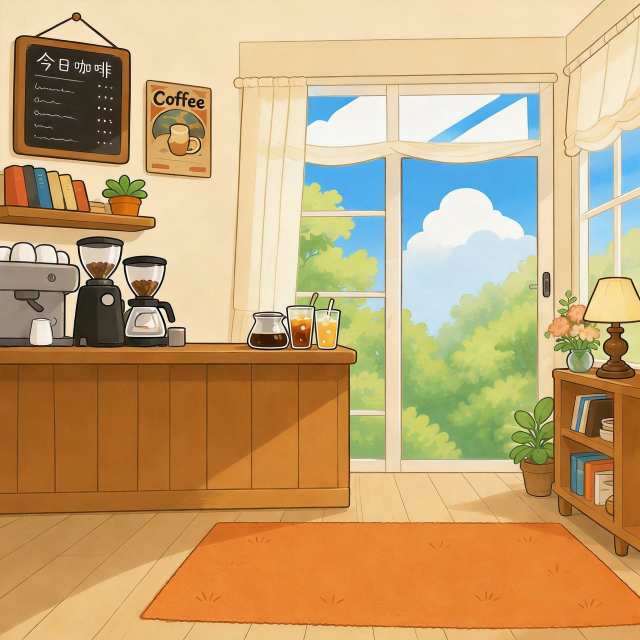
#> input picture art-export/cafe/room-bg.jpg, 1280 x 1280 px, found by its file name (shown at 1/2 size)
$ python compose_cafe.py
#> lines starting #> are read from the running program, lines starting #| are printed output that depends on the picture
"""用干净空房间(5840)合成 9:16 猫咖背景，按参考图布局烘焙家具/吊扇/风铃/咖啡师。
猫保持为运行时图层，不烘焙。分两阶段：先把方形空房扩成 9:16（顶部补天花、底部补地板），
再在其上贴道具。坐标比例化，便于反复微调。预览输出 tools/_cafe_test.jpg。
"""
import os
from PIL import Image

ROOM = "art-export/cafe/room-bg.jpg"
ART = "art-export/props"
OUT = "miniprogram/assets/cafe.jpg"
W, H = 1080, 1920

# 1) 空房间放进 9:16 画布
room = Image.open(ROOM).convert("RGBA").resize((W, W), Image.LANCZOS)
ROOM_TOP = 240  # 房间顶部在画布的位置；上方补天花，下方补地板
canvas = Image.new("RGBA", (W, H))
#> canvas: PIL image 1080x1920 RGBA; every value is 0

# 顶部天花：取房间顶部平均色填充
top_strip = room.crop((0, 0, W, 12)).resize((W, ROOM_TOP), Image.LANCZOS)
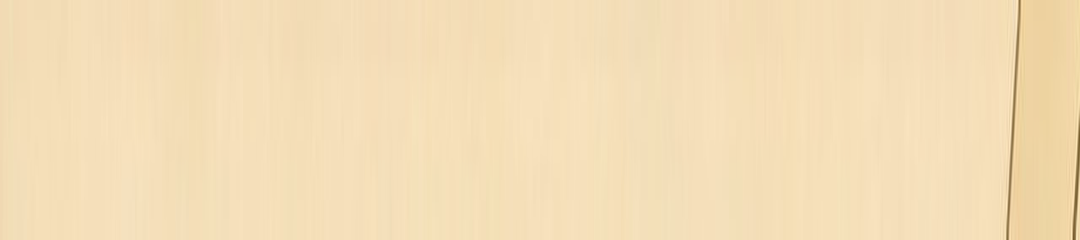
#> top_strip: PIL image 1080x240 RGBA; mean R, G, B, A 243.8, 221.6, 182.8, 255
canvas.alpha_composite(top_strip, (0, 0))
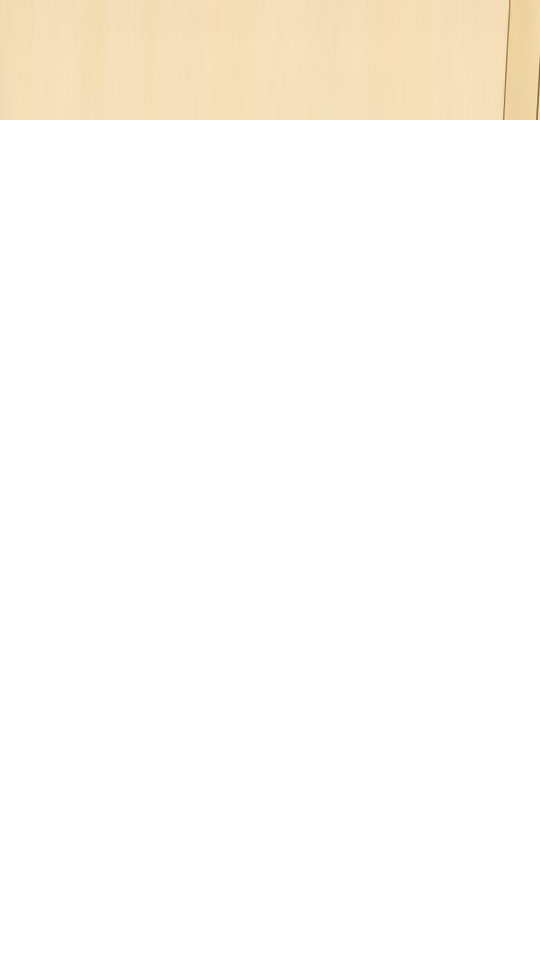
#> canvas: PIL image 1080x1920 RGBA (shown at 1/2 size); mean R, G, B, A 30.5, 27.7, 22.9, 31.9; transparent parts drawn white
canvas.alpha_composite(room, (0, ROOM_TOP))
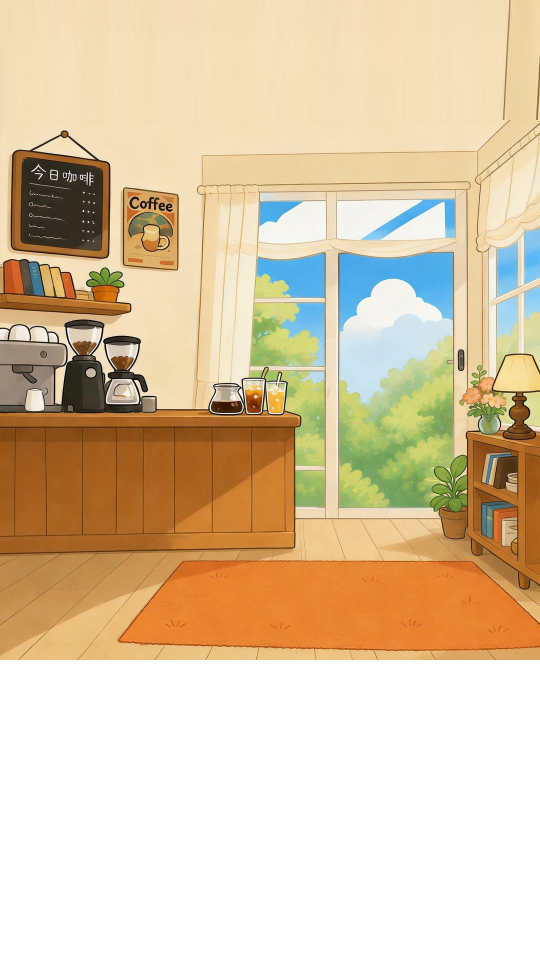
#> canvas: PIL image 1080x1920 RGBA (shown at 1/2 size); mean R, G, B, A 140.6, 120.3, 88.9, 175.3; transparent parts drawn white
# 底部地板：取一整块干净木地板拉伸向下（无地毯、无重复缝）
floor_y = ROOM_TOP + W
wood = room.crop((0, int(W * 0.82), int(W * 0.23), int(W * 0.99)))
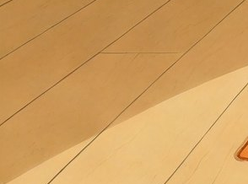
#> wood: PIL image 248x184 RGBA; mean R, G, B, A 208.6, 158.9, 94.3, 255
wood = wood.resize((W, H - floor_y), Image.LANCZOS)
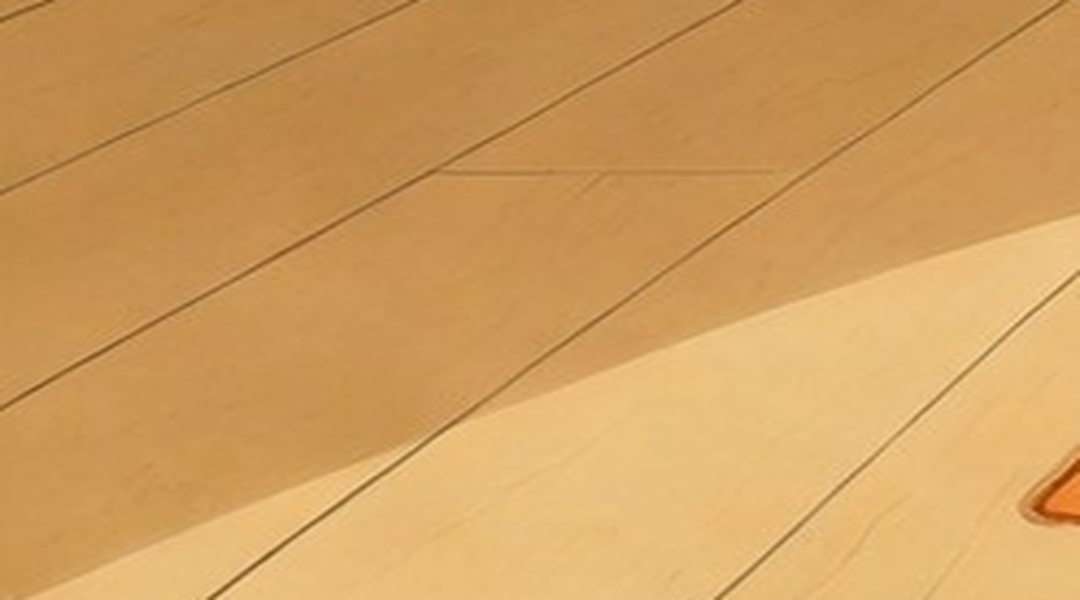
#> wood: PIL image 1080x600 RGBA; mean R, G, B, A 208.6, 158.9, 94.3, 255
canvas.alpha_composite(wood, (0, floor_y))
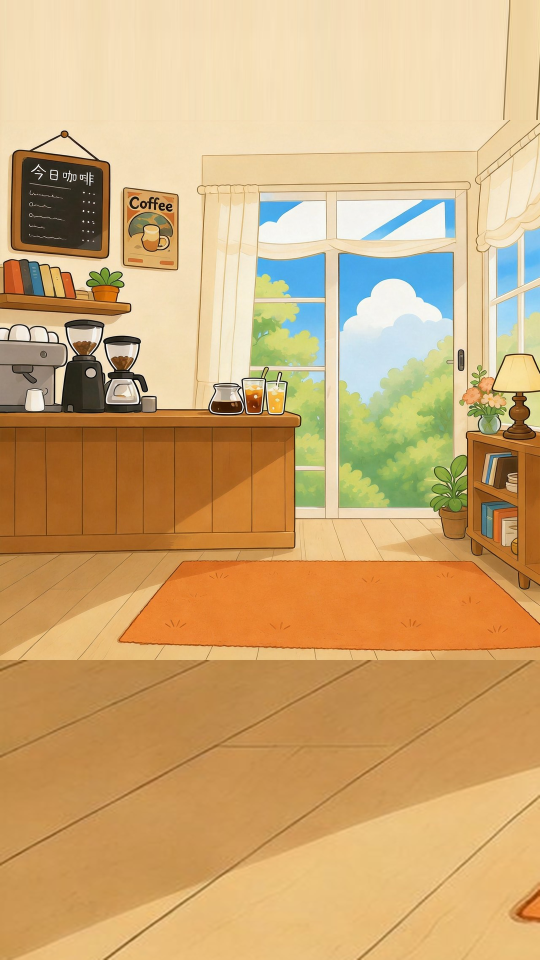
#> canvas: PIL image 1080x1920 RGBA (shown at 1/2 size); mean R, G, B, A 205.8, 170, 118.3, 255

SHOW_PROPS = True
if SHOW_PROPS:
    overlays = [
        # path, 中心x, 底部y(top模式为顶部y), 宽度比例, flip, pin
        ("ceiling-fan.png", 0.50, 0.015, 0.40, False, "top"),
        ("wind-chime.png", 0.82, 0.16, 0.10, False, "top"),
        ("sofa.png", 0.10, 0.67, 0.40, True, "bottom"),
        ("cat-tree.png", 0.74, 0.70, 0.26, False, "bottom"),
        ("cat-bed.png", 0.09, 0.84, 0.30, False, "bottom"),
        ("yarn-ball.png", 0.46, 0.78, 0.11, False, "bottom"),
    ]
    for name, cx, vy, wf, flip, pin in overlays:
        im = Image.open(os.path.join(ART, name)).convert("RGBA")
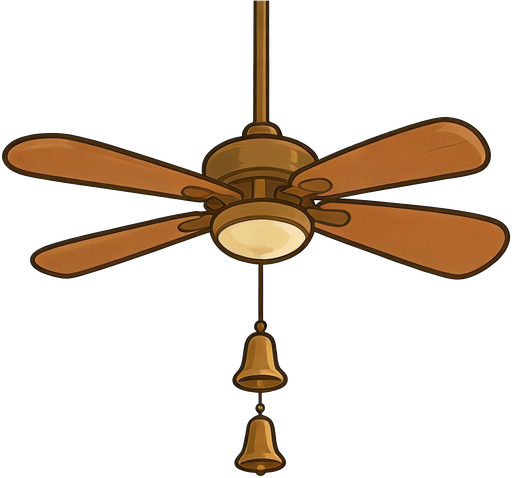
#> input picture art-export/props/ceiling-fan.png, 512 x 478 px, found by its file name
#> im is the input picture: PIL image 512x478 RGBA; mean R, G, B, A 32.5, 21.1, 10.4, 56.1
        if flip:
            im = im.transpose(Image.FLIP_LEFT_RIGHT)
        tw = int(W * wf)
        th = int(im.height * tw / im.width)
#> th = 403
        im = im.resize((tw, th), Image.LANCZOS)
#> im: PIL image 432x403 RGBA
        x = int(W * cx - tw / 2)
        y = int(H * vy) if pin == "top" else int(H * vy - th)
#> y = 28
        canvas.alpha_composite(im, (x, y))
#> pass 2 of the loop `for name, cx, vy, wf, flip, pin in overlays:`:
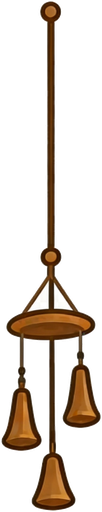
#> input picture art-export/props/wind-chime.png, 102 x 512 px, found by its file name
#> im is the input picture: PIL image 102x512 RGBA; mean R, G, B, A 32, 22.3, 13.2, 57.6
#> `im = im.resize((tw, th), Image.LANCZOS)`:
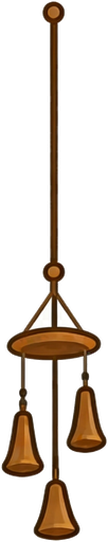
#> im: PIL image 108x542 RGBA; mean R, G, B, A 34.6, 24.6, 15.5, 57.7; transparent parts drawn white
#> `canvas.alpha_composite(im, (x, y))`:
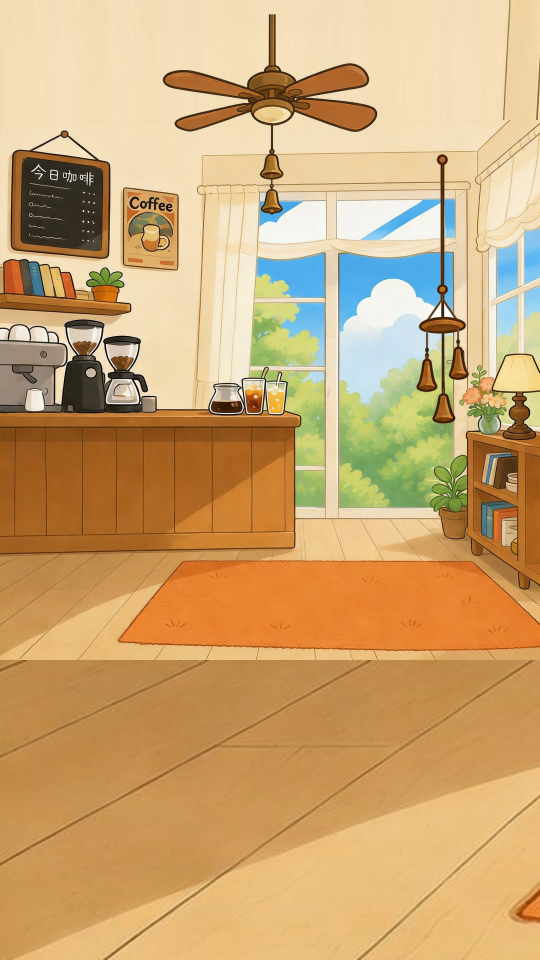
#> canvas: PIL image 1080x1920 RGBA (shown at 1/2 size); mean R, G, B, A 203.5, 166.7, 114.8, 255
#> pass 3 of the loop `for name, cx, vy, wf, flip, pin in overlays:`:
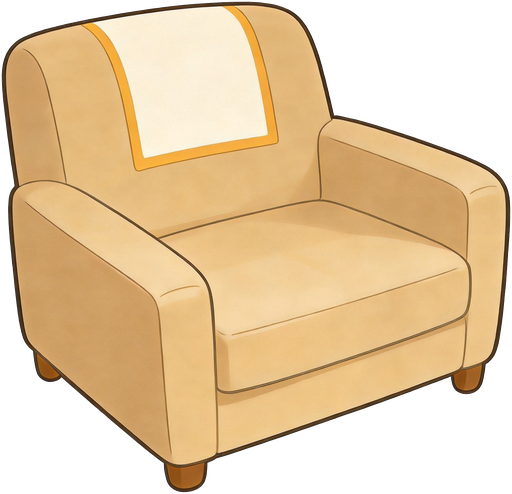
#> input picture art-export/props/sofa.png, 512 x 494 px, found by its file name
#> im is the input picture: PIL image 512x494 RGBA; mean R, G, B, A 154.8, 127.8, 89.6, 177.5
#> `im = im.transpose(Image.FLIP_LEFT_RIGHT)`:
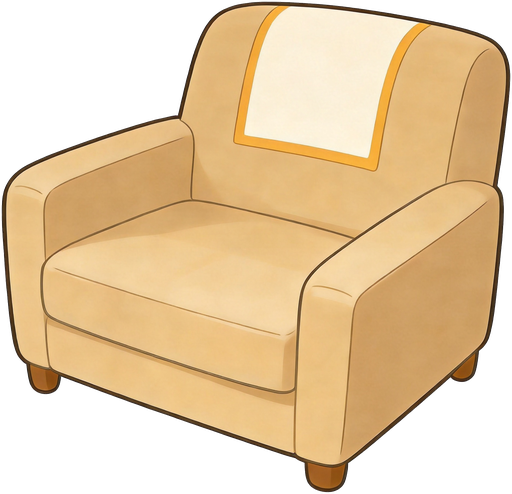
#> im: PIL image 512x494 RGBA; mean R, G, B, A 154.8, 127.8, 89.6, 177.5; transparent parts drawn white
#> `canvas.alpha_composite(im, (x, y))`:
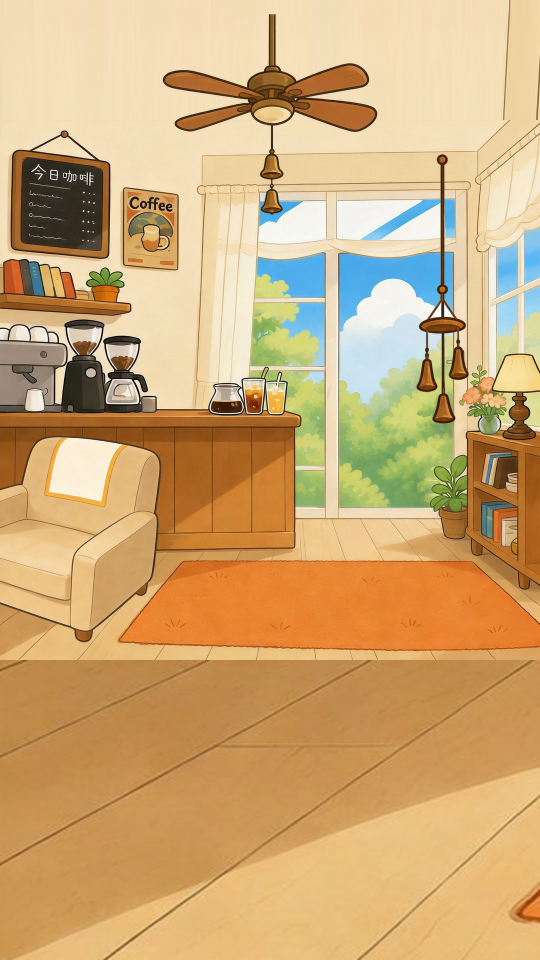
#> canvas: PIL image 1080x1920 RGBA (shown at 1/2 size); mean R, G, B, A 205.9, 170.2, 118.7, 255
#> (the run stopped early here; a loop or call above may not have finished)
